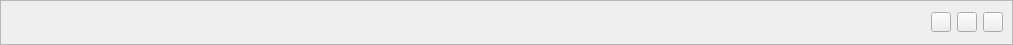
<?xml version="1.0" encoding="UTF-8"?>
<ui version="4.0">
 <class>MainTitle</class>
 <widget class="QWidget" name="MainTitle">
  <property name="geometry">
   <rect>
    <x>0</x>
    <y>0</y>
    <width>1013</width>
    <height>45</height>
   </rect>
  </property>
  <property name="maximumSize">
   <size>
    <width>16777215</width>
    <height>63</height>
   </size>
  </property>
  <property name="windowTitle">
   <string>Form</string>
  </property>
  <layout class="QVBoxLayout" name="verticalLayout">
   <property name="spacing">
    <number>0</number>
   </property>
   <property name="leftMargin">
    <number>0</number>
   </property>
   <property name="topMargin">
    <number>0</number>
   </property>
   <property name="rightMargin">
    <number>0</number>
   </property>
   <property name="bottomMargin">
    <number>0</number>
   </property>
   <item>
    <widget class="QFrame" name="frame">
     <property name="frameShape">
      <enum>QFrame::StyledPanel</enum>
     </property>
     <property name="frameShadow">
      <enum>QFrame::Raised</enum>
     </property>
     <layout class="QHBoxLayout" name="horizontalLayout">
      <property name="leftMargin">
       <number>0</number>
      </property>
      <property name="topMargin">
       <number>0</number>
      </property>
      <property name="bottomMargin">
       <number>0</number>
      </property>
      <item>
       <widget class="QLabel" name="icon">
        <property name="minimumSize">
         <size>
          <width>30</width>
          <height>30</height>
         </size>
        </property>
        <property name="maximumSize">
         <size>
          <width>30</width>
          <height>30</height>
         </size>
        </property>
        <property name="styleSheet">
         <string notr="true">image: url(:/image/icon.png);</string>
        </property>
        <property name="text">
         <string/>
        </property>
       </widget>
      </item>
      <item>
       <widget class="QLabel" name="wenzi">
        <property name="sizePolicy">
         <sizepolicy hsizetype="Preferred" vsizetype="Preferred">
          <horstretch>0</horstretch>
          <verstretch>0</verstretch>
         </sizepolicy>
        </property>
        <property name="minimumSize">
         <size>
          <width>100</width>
          <height>30</height>
         </size>
        </property>
        <property name="maximumSize">
         <size>
          <width>16777215</width>
          <height>50</height>
         </size>
        </property>
        <property name="font">
         <font>
          <family>微软雅黑</family>
          <weight>75</weight>
          <bold>true</bold>
         </font>
        </property>
        <property name="styleSheet">
         <string notr="true">image: url(:/image/title.png);</string>
        </property>
        <property name="text">
         <string/>
        </property>
       </widget>
      </item>
      <item>
       <spacer name="horizontalSpacer">
        <property name="orientation">
         <enum>Qt::Horizontal</enum>
        </property>
        <property name="sizeHint" stdset="0">
         <size>
          <width>40</width>
          <height>20</height>
         </size>
        </property>
       </spacer>
      </item>
      <item>
       <widget class="QPushButton" name="min">
        <property name="minimumSize">
         <size>
          <width>20</width>
          <height>20</height>
         </size>
        </property>
        <property name="maximumSize">
         <size>
          <width>20</width>
          <height>20</height>
         </size>
        </property>
        <property name="text">
         <string/>
        </property>
       </widget>
      </item>
      <item>
       <widget class="QPushButton" name="max">
        <property name="minimumSize">
         <size>
          <width>20</width>
          <height>20</height>
         </size>
        </property>
        <property name="maximumSize">
         <size>
          <width>20</width>
          <height>20</height>
         </size>
        </property>
        <property name="text">
         <string/>
        </property>
       </widget>
      </item>
      <item>
       <widget class="QPushButton" name="close">
        <property name="minimumSize">
         <size>
          <width>20</width>
          <height>20</height>
         </size>
        </property>
        <property name="maximumSize">
         <size>
          <width>20</width>
          <height>20</height>
         </size>
        </property>
        <property name="text">
         <string/>
        </property>
       </widget>
      </item>
     </layout>
    </widget>
   </item>
  </layout>
 </widget>
 <resources/>
 <connections/>
</ui>
